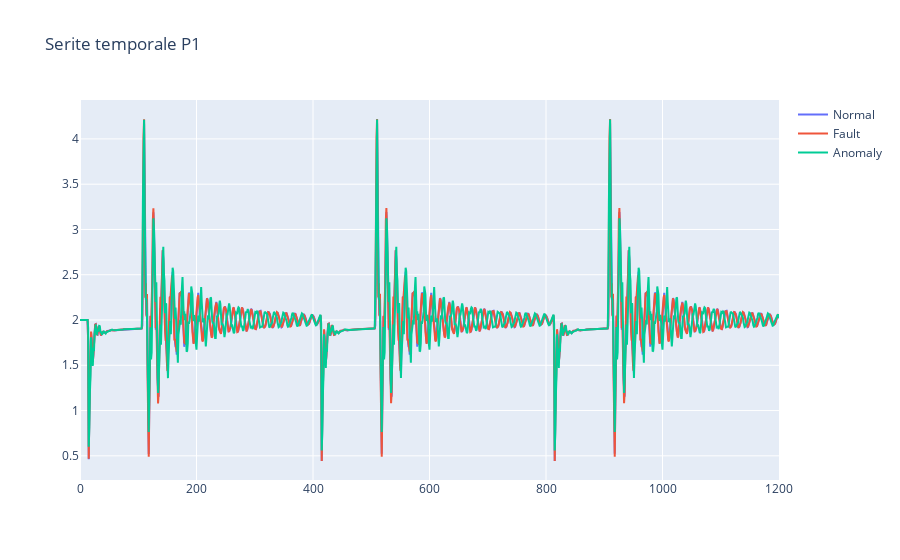

Notebook cell for this chart:
### Code cell
fig = go.Figure()

fig.add_trace(go.Scatter(x=list(range(len(dfs_train[60]["P1"]))), y=dfs_train[40]["P1"], mode='lines', name='Normal'))

fig.add_trace(go.Scatter(x=list(range(len(dfs_train[124]["P1"]))), y=dfs_train[120]["P1"],mode='lines', name='Fault'))

fig.add_trace(go.Scatter(x=list(range(len(dfs_train[170]["P1"]))), y=dfs_train[170]["P1"], mode='lines', name='Anomaly'))

fig.update_layout(title='Serite temporale P1')

fig.show()

### Figure 1 — Plotly figure (JSON) as saved in the notebook; plotly's stock layout.template omitted (floating-point values rounded to 4 significant figures; data arrays with more than 128 entries replaced by an {"elided": "..."} marker saying what was removed)
{"data": [{"mode": "lines", "name": "Normal", "type": "scatter", "x": {"elided": "1201 int values"}, "y": {"elided": "1201 float values"}}, {"mode": "lines", "name": "Fault", "type": "scatter", "x": {"elided": "1201 int values"}, "y": {"elided": "1201 float values"}}, {"mode": "lines", "name": "Anomaly", "type": "scatter", "x": {"elided": "1201 int values"}, "y": {"elided": "1201 float values"}}], "layout": {"title": {"text": "Serite temporale P1"}}}
